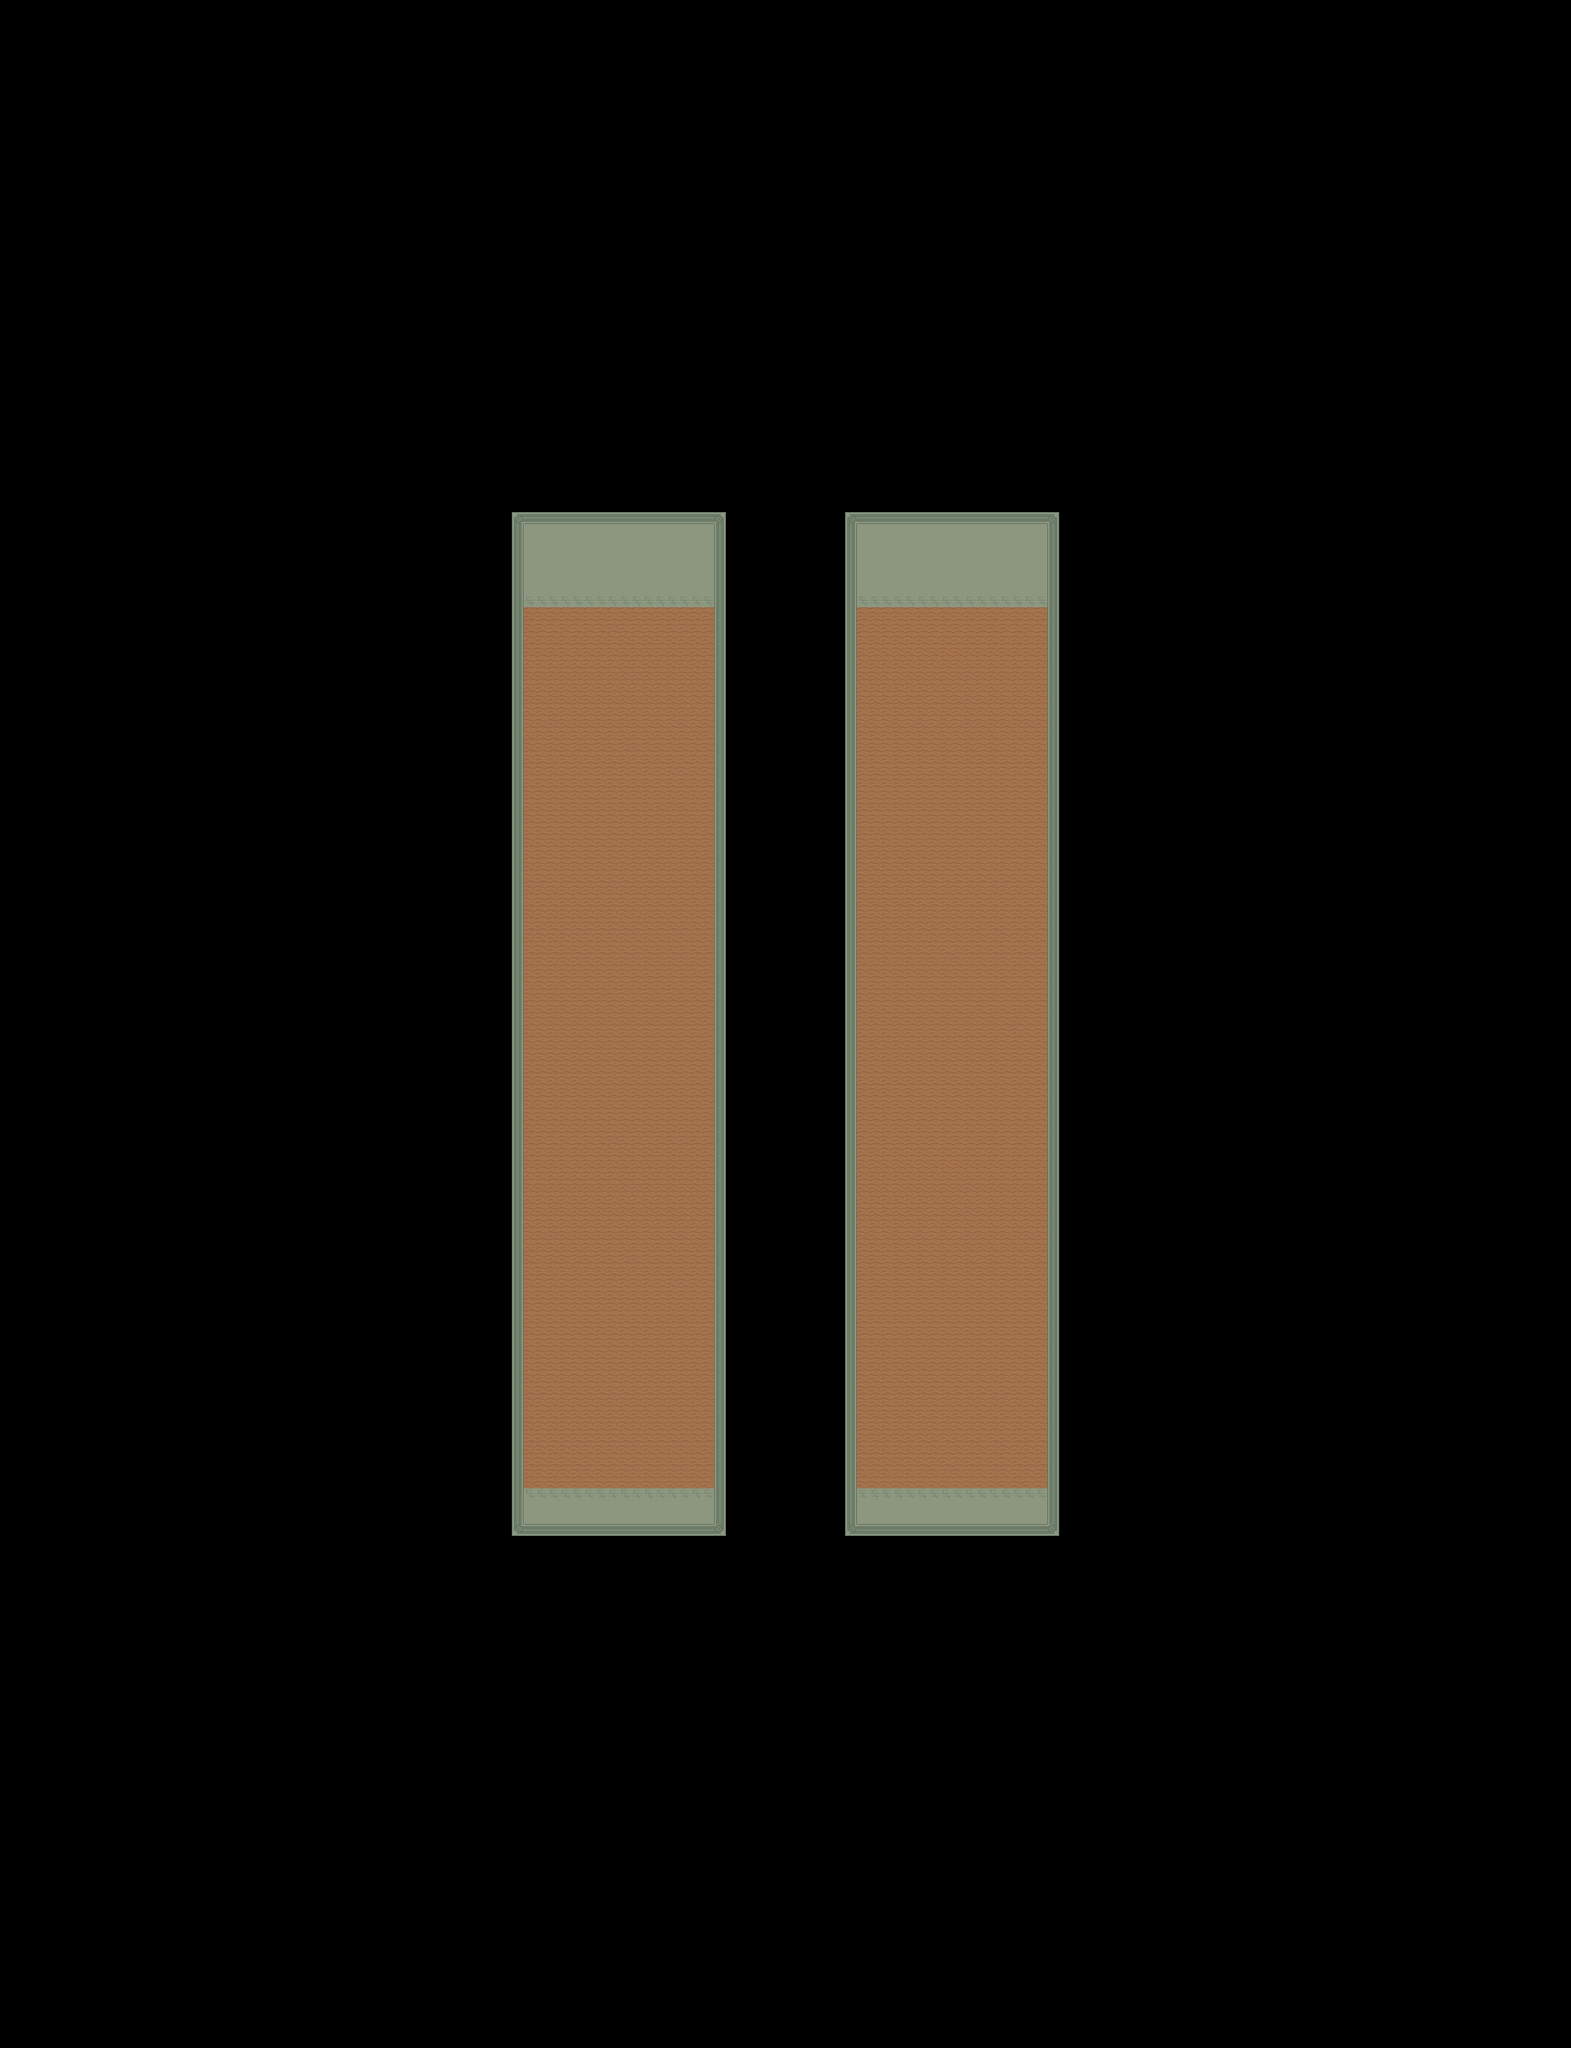

This game map was drawn from its Tiled (.tmx) file and the tilesets committed beside it. A one-line description and the trimmed map source follow:
An orthogonal 132x172 tile map with 16x16 px tiles, 1 tile layer (Tile Layer 1), 2 tilesets.

<map version="1.10" tiledversion="1.10.2" orientation="orthogonal" renderorder="right-down" width="132" height="172" tilewidth="16" tileheight="16" infinite="0" nextlayerid="2" nextobjectid="1">
 <tileset firstgid="1" source="TilesetInteriorFloor.tsx" />
 <tileset firstgid="375" source="TilesetFlor.tsx" />
 <layer id="1" name="Tile Layer 1" width="132" height="172">
  <data>[22704 cells, 3096 non-empty, 9 distinct tile ids]</data>
 </layer>
</map>
